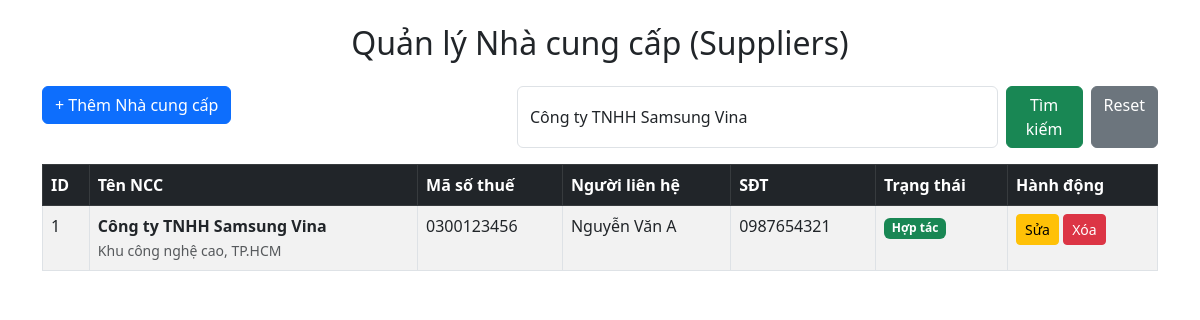
The app's page /index.php?keyword=Công ty TNHH Samsung Vina with its own data.
### tables this page shows
CREATE TABLE suppliers (
    id INT AUTO_INCREMENT PRIMARY KEY,
    supplier_name VARCHAR(120) NOT NULL,
    tax_code VARCHAR(30) NULL UNIQUE,  
    contact_name VARCHAR(120) NULL,
    phone VARCHAR(20) NULL,
    address VARCHAR(255) NULL,
    status TINYINT(1) DEFAULT 1,  
    created_at DATETIME DEFAULT CURRENT_TIMESTAMP,
    updated_at DATETIME DEFAULT CURRENT_TIMESTAMP ON UPDATE CURRENT_TIMESTAMP
);

### index.php (the view, shortened to what this page needs)
<?php
require_once 'db.php';
$keyword = '';
if (isset($_GET['keyword'])) {
    $keyword = trim($_GET['keyword']);
}
$sql = "SELECT * FROM suppliers
        WHERE supplier_name LIKE :kw
        OR tax_code LIKE :kw
        OR phone LIKE :kw
        ORDER BY id DESC";
$stmt = $conn->prepare($sql);
$stmt->execute([':kw' => "%$keyword%"]);
$suppliers = $stmt->fetchAll(PDO::FETCH_ASSOC);
?>
<!DOCTYPE html>
<html lang="vi">
<head>
    <link href="https://cdn.jsdelivr.net/npm/bootstrap@5.3.0/dist/css/bootstrap.min.css" rel="stylesheet">
</head>
<body class="container mt-4">
    <h2 class="text-center mb-4">Quản lý Nhà cung cấp (Suppliers)</h2>
    <div class="row mb-3">
        <div class="col-md-5">
            <a href="create.php" class="btn btn-primary">+ Thêm Nhà cung cấp</a>
        </div>
        <div class="col-md-7">
            <form action="" method="GET" class="d-flex">
                <input type="text" name="keyword" class="form-control me-2"
                       placeholder="Tên, MST hoặc SĐT..."
                       value="<?= htmlspecialchars($keyword) ?>">
                <button type="submit" class="btn btn-success">Tìm kiếm</button>
                <?php if($keyword): ?>
                    <a href="index.php" class="btn btn-secondary ms-2">Reset</a>
                <?php endif; ?>
            </form>
        </div>
    </div>
    <table class="table table-bordered table-striped table-hover">
        <thead class="table-dark">
            <tr>
                <th>ID</th>
                <th>Tên NCC</th>
                <th>Mã số thuế</th>
                <th>Người liên hệ</th>
                <th>SĐT</th>
                <th>Trạng thái</th>
                <th style="width: 150px;">Hành động</th>
            </tr>
        </thead>
        <tbody>
            <?php if (count($suppliers) > 0): ?>
                <?php foreach ($suppliers as $s): ?>
                    <tr>
                        <td><?= htmlspecialchars($s['id']) ?></td>
                        <td>
                            <strong><?= htmlspecialchars($s['supplier_name']) ?></strong><br>
                            <small class="text-muted"><?= htmlspecialchars($s['address']) ?></small>
                        </td>
                        <td><?= htmlspecialchars($s['tax_code'] ?? '---') ?></td>
                        <td><?= htmlspecialchars($s['contact_name']) ?></td>
                        <td><?= htmlspecialchars($s['phone']) ?></td>
                        <td>
                            <?php if ($s['status'] == 1): ?>
                                <span class="badge bg-success">Hợp tác</span>
                            <?php else: ?>
                                <span class="badge bg-secondary">Ngừng</span>
                            <?php endif; ?>
                        </td>
                        <td>
                            <a href="edit.php?id=<?= $s['id'] ?>" class="btn btn-sm btn-warning">Sửa</a>
                            <a href="delete.php?id=<?= $s['id'] ?>"
                               class="btn btn-sm btn-danger"
                               onclick="return confirm('Xóa nhà cung cấp: <?= htmlspecialchars($s['supplier_name']) ?>?')">
                               Xóa
                            </a>
                        </td>
                    </tr>
                <?php endforeach; ?>
            <?php else: ?>
                <tr><td colspan="7" class="text-center">Chưa có dữ liệu</td></tr>
            <?php endif; ?>
        </tbody>
    </table>
</body>
</html>

### records on screen
suppliers: id "1", supplier_name "Công ty TNHH Samsung Vina", address "Khu công nghệ cao, TP.HCM", tax_code "0300123456", contact_name "Nguyễn Văn A", phone "0987654321", status "Hợp tác"
